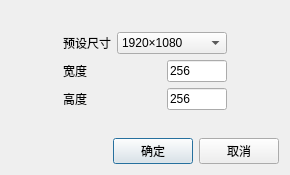
<?xml version="1.0" encoding="UTF-8"?>
<ui version="4.0">
 <class>New_Project_Dialog_UI</class>
 <widget class="QDialog" name="New_Project_Dialog_UI">
  <property name="geometry">
   <rect>
    <x>0</x>
    <y>0</y>
    <width>290</width>
    <height>175</height>
   </rect>
  </property>
  <property name="windowTitle">
   <string>新建工程</string>
  </property>
  <layout class="QVBoxLayout" name="verticalLayout">
   <item>
    <spacer name="verticalSpacer">
     <property name="orientation">
      <enum>Qt::Vertical</enum>
     </property>
     <property name="sizeHint" stdset="0">
      <size>
       <width>20</width>
       <height>40</height>
      </size>
     </property>
    </spacer>
   </item>
   <item>
    <layout class="QHBoxLayout" name="horizontalLayout_3">
     <item>
      <spacer name="horizontalSpacer_3">
       <property name="orientation">
        <enum>Qt::Horizontal</enum>
       </property>
       <property name="sizeHint" stdset="0">
        <size>
         <width>40</width>
         <height>20</height>
        </size>
       </property>
      </spacer>
     </item>
     <item>
      <layout class="QVBoxLayout" name="verticalLayout_2">
       <item>
        <layout class="QHBoxLayout" name="Preset_Size_Layout">
         <item>
          <widget class="QLabel" name="Preset_Size_Label">
           <property name="text">
            <string>预设尺寸</string>
           </property>
          </widget>
         </item>
         <item>
          <widget class="QComboBox" name="Preset_Size_ComboBox">
           <property name="minimumSize">
            <size>
             <width>110</width>
             <height>0</height>
            </size>
           </property>
           <item>
            <property name="text">
             <string>1920×1080</string>
            </property>
           </item>
           <item>
            <property name="text">
             <string>1024×1024</string>
            </property>
           </item>
           <item>
            <property name="text">
             <string>1280×720</string>
            </property>
           </item>
           <item>
            <property name="text">
             <string>512×512</string>
            </property>
           </item>
           <item>
            <property name="text">
             <string>256×256</string>
            </property>
           </item>
           <item>
            <property name="text">
             <string>64×64</string>
            </property>
           </item>
          </widget>
         </item>
        </layout>
       </item>
       <item>
        <layout class="QHBoxLayout" name="Width_Layout">
         <item>
          <widget class="QLabel" name="Width_Label">
           <property name="text">
            <string>宽度</string>
           </property>
          </widget>
         </item>
         <item>
          <widget class="QLineEdit" name="Width_LineEdit">
           <property name="minimumSize">
            <size>
             <width>60</width>
             <height>0</height>
            </size>
           </property>
           <property name="maximumSize">
            <size>
             <width>60</width>
             <height>16777215</height>
            </size>
           </property>
           <property name="text">
            <string>256</string>
           </property>
          </widget>
         </item>
        </layout>
       </item>
       <item>
        <layout class="QHBoxLayout" name="Height_Layout">
         <item>
          <widget class="QLabel" name="Height_Label">
           <property name="text">
            <string>高度</string>
           </property>
          </widget>
         </item>
         <item>
          <widget class="QLineEdit" name="Height_LineEdit">
           <property name="minimumSize">
            <size>
             <width>60</width>
             <height>0</height>
            </size>
           </property>
           <property name="maximumSize">
            <size>
             <width>60</width>
             <height>16777215</height>
            </size>
           </property>
           <property name="text">
            <string>256</string>
           </property>
          </widget>
         </item>
        </layout>
       </item>
      </layout>
     </item>
     <item>
      <spacer name="horizontalSpacer_2">
       <property name="orientation">
        <enum>Qt::Horizontal</enum>
       </property>
       <property name="sizeHint" stdset="0">
        <size>
         <width>40</width>
         <height>20</height>
        </size>
       </property>
      </spacer>
     </item>
    </layout>
   </item>
   <item>
    <spacer name="verticalSpacer_2">
     <property name="orientation">
      <enum>Qt::Vertical</enum>
     </property>
     <property name="sizeHint" stdset="0">
      <size>
       <width>20</width>
       <height>40</height>
      </size>
     </property>
    </spacer>
   </item>
   <item>
    <layout class="QHBoxLayout" name="horizontalLayout">
     <item>
      <spacer name="horizontalSpacer">
       <property name="orientation">
        <enum>Qt::Horizontal</enum>
       </property>
       <property name="sizeHint" stdset="0">
        <size>
         <width>40</width>
         <height>20</height>
        </size>
       </property>
      </spacer>
     </item>
     <item>
      <widget class="QPushButton" name="Confirm_Button">
       <property name="text">
        <string>确定</string>
       </property>
      </widget>
     </item>
     <item>
      <widget class="QPushButton" name="Cancel_Button">
       <property name="text">
        <string>取消</string>
       </property>
      </widget>
     </item>
    </layout>
   </item>
  </layout>
 </widget>
 <resources/>
 <connections/>
</ui>
